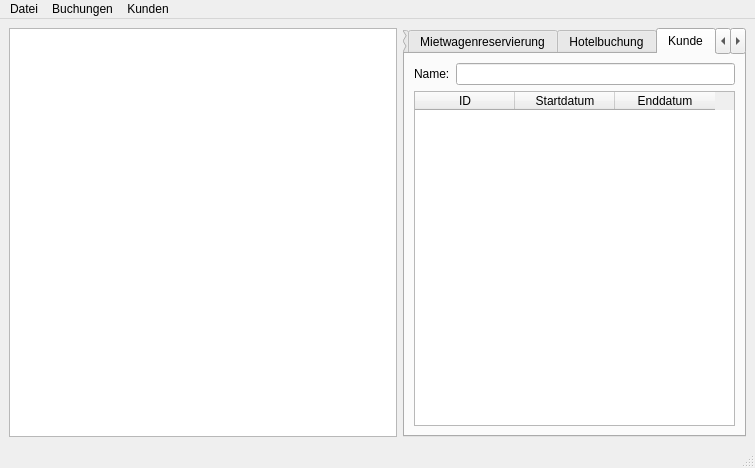
<?xml version="1.0" encoding="UTF-8"?>
<ui version="4.0">
 <class>MainWindow</class>
 <widget class="QMainWindow" name="MainWindow">
  <property name="geometry">
   <rect>
    <x>0</x>
    <y>0</y>
    <width>755</width>
    <height>468</height>
   </rect>
  </property>
  <property name="windowTitle">
   <string>MainWindow</string>
  </property>
  <widget class="QWidget" name="centralwidget">
   <layout class="QHBoxLayout" name="horizontalLayout">
    <item>
     <layout class="QHBoxLayout" name="horizontalLayout_2">
      <item>
       <widget class="QListWidget" name="listWidget">
        <property name="sizePolicy">
         <sizepolicy hsizetype="Expanding" vsizetype="Expanding">
          <horstretch>0</horstretch>
          <verstretch>0</verstretch>
         </sizepolicy>
        </property>
        <property name="minimumSize">
         <size>
          <width>388</width>
          <height>0</height>
         </size>
        </property>
        <property name="maximumSize">
         <size>
          <width>16777215</width>
          <height>16777215</height>
         </size>
        </property>
       </widget>
      </item>
      <item>
       <widget class="QTabWidget" name="tabWidget">
        <property name="sizePolicy">
         <sizepolicy hsizetype="Expanding" vsizetype="Expanding">
          <horstretch>0</horstretch>
          <verstretch>0</verstretch>
         </sizepolicy>
        </property>
        <property name="currentIndex">
         <number>3</number>
        </property>
        <widget class="QWidget" name="tab">
         <attribute name="title">
          <string>Flugbuchung</string>
         </attribute>
         <layout class="QHBoxLayout" name="horizontalLayout_4">
          <item>
           <layout class="QVBoxLayout" name="verticalLayout_3">
            <item>
             <widget class="QLabel" name="label">
              <property name="text">
               <string>ID:</string>
              </property>
             </widget>
            </item>
            <item>
             <spacer name="verticalSpacer">
              <property name="orientation">
               <enum>Qt::Vertical</enum>
              </property>
              <property name="sizeType">
               <enum>QSizePolicy::Expanding</enum>
              </property>
              <property name="sizeHint" stdset="0">
               <size>
                <width>20</width>
                <height>40</height>
               </size>
              </property>
             </spacer>
            </item>
            <item>
             <widget class="QLabel" name="label_2">
              <property name="text">
               <string>Startflughafen:</string>
              </property>
             </widget>
            </item>
            <item>
             <spacer name="verticalSpacer_3">
              <property name="orientation">
               <enum>Qt::Vertical</enum>
              </property>
              <property name="sizeHint" stdset="0">
               <size>
                <width>20</width>
                <height>40</height>
               </size>
              </property>
             </spacer>
            </item>
            <item>
             <widget class="QLabel" name="label_3">
              <property name="text">
               <string>Zielflughafen:</string>
              </property>
             </widget>
            </item>
            <item>
             <spacer name="verticalSpacer_4">
              <property name="orientation">
               <enum>Qt::Vertical</enum>
              </property>
              <property name="sizeHint" stdset="0">
               <size>
                <width>20</width>
                <height>40</height>
               </size>
              </property>
             </spacer>
            </item>
            <item>
             <widget class="QLabel" name="label_4">
              <property name="text">
               <string>Startdatum:</string>
              </property>
             </widget>
            </item>
            <item>
             <spacer name="verticalSpacer_5">
              <property name="orientation">
               <enum>Qt::Vertical</enum>
              </property>
              <property name="sizeHint" stdset="0">
               <size>
                <width>20</width>
                <height>40</height>
               </size>
              </property>
             </spacer>
            </item>
            <item>
             <widget class="QLabel" name="label_5">
              <property name="text">
               <string>Fluggesellschaft:</string>
              </property>
             </widget>
            </item>
            <item>
             <spacer name="verticalSpacer_6">
              <property name="orientation">
               <enum>Qt::Vertical</enum>
              </property>
              <property name="sizeHint" stdset="0">
               <size>
                <width>20</width>
                <height>40</height>
               </size>
              </property>
             </spacer>
            </item>
            <item>
             <widget class="QLabel" name="label_6">
              <property name="text">
               <string>Preis:</string>
              </property>
             </widget>
            </item>
            <item>
             <spacer name="verticalSpacer_33">
              <property name="orientation">
               <enum>Qt::Vertical</enum>
              </property>
              <property name="sizeHint" stdset="0">
               <size>
                <width>20</width>
                <height>40</height>
               </size>
              </property>
             </spacer>
            </item>
           </layout>
          </item>
          <item>
           <layout class="QVBoxLayout" name="verticalLayout_4">
            <item>
             <widget class="QLineEdit" name="lineEdit"/>
            </item>
            <item>
             <spacer name="verticalSpacer_2">
              <property name="orientation">
               <enum>Qt::Vertical</enum>
              </property>
              <property name="sizeType">
               <enum>QSizePolicy::Expanding</enum>
              </property>
              <property name="sizeHint" stdset="0">
               <size>
                <width>20</width>
                <height>40</height>
               </size>
              </property>
             </spacer>
            </item>
            <item>
             <widget class="QLineEdit" name="lineEdit_2"/>
            </item>
            <item>
             <spacer name="verticalSpacer_7">
              <property name="orientation">
               <enum>Qt::Vertical</enum>
              </property>
              <property name="sizeHint" stdset="0">
               <size>
                <width>20</width>
                <height>40</height>
               </size>
              </property>
             </spacer>
            </item>
            <item>
             <widget class="QLineEdit" name="lineEdit_3"/>
            </item>
            <item>
             <spacer name="verticalSpacer_8">
              <property name="orientation">
               <enum>Qt::Vertical</enum>
              </property>
              <property name="sizeHint" stdset="0">
               <size>
                <width>20</width>
                <height>40</height>
               </size>
              </property>
             </spacer>
            </item>
            <item>
             <widget class="QDateEdit" name="dateEdit"/>
            </item>
            <item>
             <spacer name="verticalSpacer_9">
              <property name="orientation">
               <enum>Qt::Vertical</enum>
              </property>
              <property name="sizeHint" stdset="0">
               <size>
                <width>20</width>
                <height>40</height>
               </size>
              </property>
             </spacer>
            </item>
            <item>
             <widget class="QLineEdit" name="lineEdit_4"/>
            </item>
            <item>
             <spacer name="verticalSpacer_10">
              <property name="orientation">
               <enum>Qt::Vertical</enum>
              </property>
              <property name="sizeHint" stdset="0">
               <size>
                <width>20</width>
                <height>40</height>
               </size>
              </property>
             </spacer>
            </item>
            <item>
             <widget class="QDoubleSpinBox" name="doubleSpinBox">
              <property name="maximum">
               <double>99999.990000000005239</double>
              </property>
             </widget>
            </item>
            <item>
             <spacer name="verticalSpacer_34">
              <property name="orientation">
               <enum>Qt::Vertical</enum>
              </property>
              <property name="sizeHint" stdset="0">
               <size>
                <width>20</width>
                <height>40</height>
               </size>
              </property>
             </spacer>
            </item>
           </layout>
          </item>
         </layout>
        </widget>
        <widget class="QWidget" name="tab_2">
         <attribute name="title">
          <string>Mietwagenreservierung</string>
         </attribute>
         <layout class="QHBoxLayout" name="horizontalLayout_5">
          <item>
           <layout class="QVBoxLayout" name="verticalLayout_5">
            <item>
             <widget class="QLabel" name="label_7">
              <property name="text">
               <string>ID:</string>
              </property>
             </widget>
            </item>
            <item>
             <spacer name="verticalSpacer_11">
              <property name="orientation">
               <enum>Qt::Vertical</enum>
              </property>
              <property name="sizeHint" stdset="0">
               <size>
                <width>20</width>
                <height>40</height>
               </size>
              </property>
             </spacer>
            </item>
            <item>
             <widget class="QLabel" name="label_8">
              <property name="text">
               <string>Unternehmen:</string>
              </property>
             </widget>
            </item>
            <item>
             <spacer name="verticalSpacer_12">
              <property name="orientation">
               <enum>Qt::Vertical</enum>
              </property>
              <property name="sizeHint" stdset="0">
               <size>
                <width>20</width>
                <height>40</height>
               </size>
              </property>
             </spacer>
            </item>
            <item>
             <widget class="QLabel" name="label_9">
              <property name="text">
               <string>Abholdatum:</string>
              </property>
             </widget>
            </item>
            <item>
             <spacer name="verticalSpacer_13">
              <property name="orientation">
               <enum>Qt::Vertical</enum>
              </property>
              <property name="sizeHint" stdset="0">
               <size>
                <width>20</width>
                <height>40</height>
               </size>
              </property>
             </spacer>
            </item>
            <item>
             <widget class="QLabel" name="label_10">
              <property name="text">
               <string>Abholort:</string>
              </property>
             </widget>
            </item>
            <item>
             <spacer name="verticalSpacer_14">
              <property name="orientation">
               <enum>Qt::Vertical</enum>
              </property>
              <property name="sizeHint" stdset="0">
               <size>
                <width>20</width>
                <height>40</height>
               </size>
              </property>
             </spacer>
            </item>
            <item>
             <widget class="QLabel" name="label_11">
              <property name="text">
               <string>Abgabedatum:</string>
              </property>
             </widget>
            </item>
            <item>
             <spacer name="verticalSpacer_15">
              <property name="orientation">
               <enum>Qt::Vertical</enum>
              </property>
              <property name="sizeHint" stdset="0">
               <size>
                <width>20</width>
                <height>40</height>
               </size>
              </property>
             </spacer>
            </item>
            <item>
             <widget class="QLabel" name="label_12">
              <property name="text">
               <string>Abgabeort:</string>
              </property>
             </widget>
            </item>
            <item>
             <spacer name="verticalSpacer_16">
              <property name="orientation">
               <enum>Qt::Vertical</enum>
              </property>
              <property name="sizeHint" stdset="0">
               <size>
                <width>20</width>
                <height>40</height>
               </size>
              </property>
             </spacer>
            </item>
            <item>
             <widget class="QLabel" name="label_13">
              <property name="text">
               <string>Preis:</string>
              </property>
             </widget>
            </item>
            <item>
             <spacer name="verticalSpacer_35">
              <property name="orientation">
               <enum>Qt::Vertical</enum>
              </property>
              <property name="sizeHint" stdset="0">
               <size>
                <width>20</width>
                <height>40</height>
               </size>
              </property>
             </spacer>
            </item>
           </layout>
          </item>
          <item>
           <layout class="QVBoxLayout" name="verticalLayout_6">
            <item>
             <widget class="QLineEdit" name="lineEdit_5"/>
            </item>
            <item>
             <spacer name="verticalSpacer_17">
              <property name="orientation">
               <enum>Qt::Vertical</enum>
              </property>
              <property name="sizeHint" stdset="0">
               <size>
                <width>20</width>
                <height>40</height>
               </size>
              </property>
             </spacer>
            </item>
            <item>
             <widget class="QLineEdit" name="lineEdit_6"/>
            </item>
            <item>
             <spacer name="verticalSpacer_18">
              <property name="orientation">
               <enum>Qt::Vertical</enum>
              </property>
              <property name="sizeHint" stdset="0">
               <size>
                <width>20</width>
                <height>40</height>
               </size>
              </property>
             </spacer>
            </item>
            <item>
             <widget class="QDateEdit" name="dateEdit_2"/>
            </item>
            <item>
             <spacer name="verticalSpacer_19">
              <property name="orientation">
               <enum>Qt::Vertical</enum>
              </property>
              <property name="sizeHint" stdset="0">
               <size>
                <width>20</width>
                <height>40</height>
               </size>
              </property>
             </spacer>
            </item>
            <item>
             <widget class="QLineEdit" name="lineEdit_7"/>
            </item>
            <item>
             <spacer name="verticalSpacer_20">
              <property name="orientation">
               <enum>Qt::Vertical</enum>
              </property>
              <property name="sizeHint" stdset="0">
               <size>
                <width>20</width>
                <height>40</height>
               </size>
              </property>
             </spacer>
            </item>
            <item>
             <widget class="QDateEdit" name="dateEdit_3"/>
            </item>
            <item>
             <spacer name="verticalSpacer_21">
              <property name="orientation">
               <enum>Qt::Vertical</enum>
              </property>
              <property name="sizeHint" stdset="0">
               <size>
                <width>20</width>
                <height>40</height>
               </size>
              </property>
             </spacer>
            </item>
            <item>
             <widget class="QLineEdit" name="lineEdit_8"/>
            </item>
            <item>
             <spacer name="verticalSpacer_22">
              <property name="orientation">
               <enum>Qt::Vertical</enum>
              </property>
              <property name="sizeHint" stdset="0">
               <size>
                <width>20</width>
                <height>40</height>
               </size>
              </property>
             </spacer>
            </item>
            <item>
             <widget class="QDoubleSpinBox" name="doubleSpinBox_2">
              <property name="maximum">
               <double>99999.990000000005239</double>
              </property>
             </widget>
            </item>
            <item>
             <spacer name="verticalSpacer_36">
              <property name="orientation">
               <enum>Qt::Vertical</enum>
              </property>
              <property name="sizeHint" stdset="0">
               <size>
                <width>20</width>
                <height>40</height>
               </size>
              </property>
             </spacer>
            </item>
           </layout>
          </item>
         </layout>
        </widget>
        <widget class="QWidget" name="tab_3">
         <attribute name="title">
          <string>Hotelbuchung</string>
         </attribute>
         <layout class="QHBoxLayout" name="horizontalLayout_6">
          <item>
           <layout class="QVBoxLayout" name="verticalLayout_7">
            <item>
             <widget class="QLabel" name="label_14">
              <property name="text">
               <string>ID:</string>
              </property>
             </widget>
            </item>
            <item>
             <spacer name="verticalSpacer_23">
              <property name="orientation">
               <enum>Qt::Vertical</enum>
              </property>
              <property name="sizeHint" stdset="0">
               <size>
                <width>20</width>
                <height>40</height>
               </size>
              </property>
             </spacer>
            </item>
            <item>
             <widget class="QLabel" name="label_15">
              <property name="text">
               <string>Hotel:</string>
              </property>
             </widget>
            </item>
            <item>
             <spacer name="verticalSpacer_24">
              <property name="orientation">
               <enum>Qt::Vertical</enum>
              </property>
              <property name="sizeHint" stdset="0">
               <size>
                <width>20</width>
                <height>40</height>
               </size>
              </property>
             </spacer>
            </item>
            <item>
             <widget class="QLabel" name="label_16">
              <property name="text">
               <string>Stadt:</string>
              </property>
             </widget>
            </item>
            <item>
             <spacer name="verticalSpacer_25">
              <property name="orientation">
               <enum>Qt::Vertical</enum>
              </property>
              <property name="sizeHint" stdset="0">
               <size>
                <width>20</width>
                <height>40</height>
               </size>
              </property>
             </spacer>
            </item>
            <item>
             <widget class="QLabel" name="label_17">
              <property name="text">
               <string>Ankunfsdatum:</string>
              </property>
             </widget>
            </item>
            <item>
             <spacer name="verticalSpacer_27">
              <property name="orientation">
               <enum>Qt::Vertical</enum>
              </property>
              <property name="sizeHint" stdset="0">
               <size>
                <width>20</width>
                <height>40</height>
               </size>
              </property>
             </spacer>
            </item>
            <item>
             <widget class="QLabel" name="label_18">
              <property name="text">
               <string>Anreisedatum:</string>
              </property>
             </widget>
            </item>
            <item>
             <spacer name="verticalSpacer_26">
              <property name="orientation">
               <enum>Qt::Vertical</enum>
              </property>
              <property name="sizeHint" stdset="0">
               <size>
                <width>20</width>
                <height>40</height>
               </size>
              </property>
             </spacer>
            </item>
            <item>
             <widget class="QLabel" name="label_19">
              <property name="text">
               <string>Preis:</string>
              </property>
             </widget>
            </item>
            <item>
             <spacer name="verticalSpacer_37">
              <property name="orientation">
               <enum>Qt::Vertical</enum>
              </property>
              <property name="sizeHint" stdset="0">
               <size>
                <width>20</width>
                <height>40</height>
               </size>
              </property>
             </spacer>
            </item>
           </layout>
          </item>
          <item>
           <layout class="QVBoxLayout" name="verticalLayout_8">
            <item>
             <widget class="QLineEdit" name="lineEdit_9"/>
            </item>
            <item>
             <spacer name="verticalSpacer_28">
              <property name="orientation">
               <enum>Qt::Vertical</enum>
              </property>
              <property name="sizeHint" stdset="0">
               <size>
                <width>20</width>
                <height>40</height>
               </size>
              </property>
             </spacer>
            </item>
            <item>
             <widget class="QLineEdit" name="lineEdit_10"/>
            </item>
            <item>
             <spacer name="verticalSpacer_29">
              <property name="orientation">
               <enum>Qt::Vertical</enum>
              </property>
              <property name="sizeHint" stdset="0">
               <size>
                <width>20</width>
                <height>40</height>
               </size>
              </property>
             </spacer>
            </item>
            <item>
             <widget class="QLineEdit" name="lineEdit_11"/>
            </item>
            <item>
             <spacer name="verticalSpacer_30">
              <property name="orientation">
               <enum>Qt::Vertical</enum>
              </property>
              <property name="sizeHint" stdset="0">
               <size>
                <width>20</width>
                <height>40</height>
               </size>
              </property>
             </spacer>
            </item>
            <item>
             <widget class="QDateEdit" name="dateEdit_4"/>
            </item>
            <item>
             <spacer name="verticalSpacer_31">
              <property name="orientation">
               <enum>Qt::Vertical</enum>
              </property>
              <property name="sizeHint" stdset="0">
               <size>
                <width>20</width>
                <height>40</height>
               </size>
              </property>
             </spacer>
            </item>
            <item>
             <widget class="QDateEdit" name="dateEdit_5"/>
            </item>
            <item>
             <spacer name="verticalSpacer_32">
              <property name="orientation">
               <enum>Qt::Vertical</enum>
              </property>
              <property name="sizeHint" stdset="0">
               <size>
                <width>20</width>
                <height>40</height>
               </size>
              </property>
             </spacer>
            </item>
            <item>
             <widget class="QDoubleSpinBox" name="doubleSpinBox_3">
              <property name="maximum">
               <double>99999.990000000005239</double>
              </property>
             </widget>
            </item>
            <item>
             <spacer name="verticalSpacer_38">
              <property name="orientation">
               <enum>Qt::Vertical</enum>
              </property>
              <property name="sizeHint" stdset="0">
               <size>
                <width>20</width>
                <height>40</height>
               </size>
              </property>
             </spacer>
            </item>
           </layout>
          </item>
         </layout>
        </widget>
        <widget class="QWidget" name="tab_4">
         <attribute name="title">
          <string>Kunde</string>
         </attribute>
         <layout class="QVBoxLayout" name="verticalLayout_16">
          <item>
           <layout class="QHBoxLayout" name="horizontalLayout_13">
            <item>
             <layout class="QVBoxLayout" name="verticalLayout_19">
              <item>
               <widget class="QLabel" name="label_20">
                <property name="text">
                 <string>Name:</string>
                </property>
               </widget>
              </item>
             </layout>
            </item>
            <item>
             <layout class="QVBoxLayout" name="verticalLayout_18">
              <item>
               <widget class="QLineEdit" name="lineEdit_12"/>
              </item>
             </layout>
            </item>
           </layout>
          </item>
          <item>
           <widget class="QTableWidget" name="tableWidget">
            <property name="selectionMode">
             <enum>QAbstractItemView::SingleSelection</enum>
            </property>
            <property name="selectionBehavior">
             <enum>QAbstractItemView::SelectRows</enum>
            </property>
            <attribute name="verticalHeaderVisible">
             <bool>false</bool>
            </attribute>
            <column>
             <property name="text">
              <string>ID</string>
             </property>
            </column>
            <column>
             <property name="text">
              <string>Startdatum</string>
             </property>
            </column>
            <column>
             <property name="text">
              <string>Enddatum</string>
             </property>
            </column>
           </widget>
          </item>
         </layout>
        </widget>
        <widget class="QWidget" name="tab_5">
         <attribute name="title">
          <string>Reisen</string>
         </attribute>
         <layout class="QVBoxLayout" name="verticalLayout_21">
          <item>
           <widget class="QTableWidget" name="tableWidget_2">
            <property name="selectionMode">
             <enum>QAbstractItemView::SingleSelection</enum>
            </property>
            <property name="selectionBehavior">
             <enum>QAbstractItemView::SelectRows</enum>
            </property>
            <attribute name="verticalHeaderVisible">
             <bool>false</bool>
            </attribute>
            <column>
             <property name="text">
              <string>ID</string>
             </property>
            </column>
            <column>
             <property name="text">
              <string>Startdatum</string>
             </property>
            </column>
            <column>
             <property name="text">
              <string>Enddatum</string>
             </property>
            </column>
            <column>
             <property name="text">
              <string>Preis</string>
             </property>
            </column>
           </widget>
          </item>
         </layout>
        </widget>
       </widget>
      </item>
     </layout>
    </item>
   </layout>
  </widget>
  <widget class="QMenuBar" name="menubar">
   <property name="geometry">
    <rect>
     <x>0</x>
     <y>0</y>
     <width>755</width>
     <height>24</height>
    </rect>
   </property>
   <widget class="QMenu" name="menuEinlesen">
    <property name="title">
     <string>Datei</string>
    </property>
    <addaction name="actionEinlesen"/>
    <addaction name="actionExportieren"/>
   </widget>
   <widget class="QMenu" name="menuBuchungen">
    <property name="title">
     <string>Buchungen</string>
    </property>
    <addaction name="actionBuchungSuchen"/>
    <addaction name="actionAlle_anzeigen"/>
    <addaction name="actionListe_sortieren"/>
   </widget>
   <widget class="QMenu" name="menuKunden">
    <property name="title">
     <string>Kunden</string>
    </property>
    <addaction name="actionKundeSuchen"/>
   </widget>
   <addaction name="menuEinlesen"/>
   <addaction name="menuBuchungen"/>
   <addaction name="menuKunden"/>
  </widget>
  <widget class="QStatusBar" name="statusbar"/>
  <action name="actionEinlesen">
   <property name="text">
    <string>Einlesen</string>
   </property>
  </action>
  <action name="actionBuchungSuchen">
   <property name="text">
    <string>Suchen</string>
   </property>
  </action>
  <action name="actionAlle_anzeigen">
   <property name="text">
    <string>Alle anzeigen</string>
   </property>
  </action>
  <action name="actionExportieren">
   <property name="text">
    <string>Exportieren</string>
   </property>
  </action>
  <action name="actionListe_sortieren">
   <property name="text">
    <string>Liste sortieren</string>
   </property>
  </action>
  <action name="actionKundeSuchen">
   <property name="text">
    <string>Suchen</string>
   </property>
  </action>
 </widget>
 <resources/>
 <connections/>
</ui>
